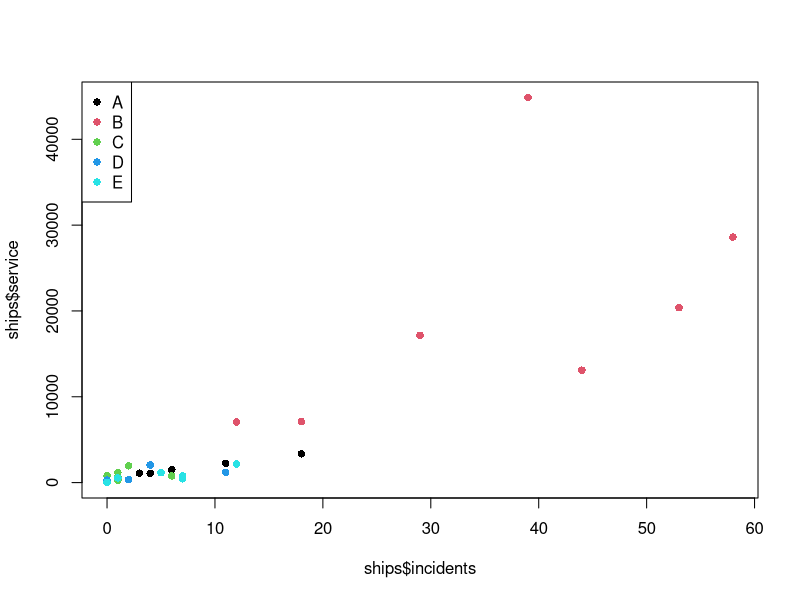
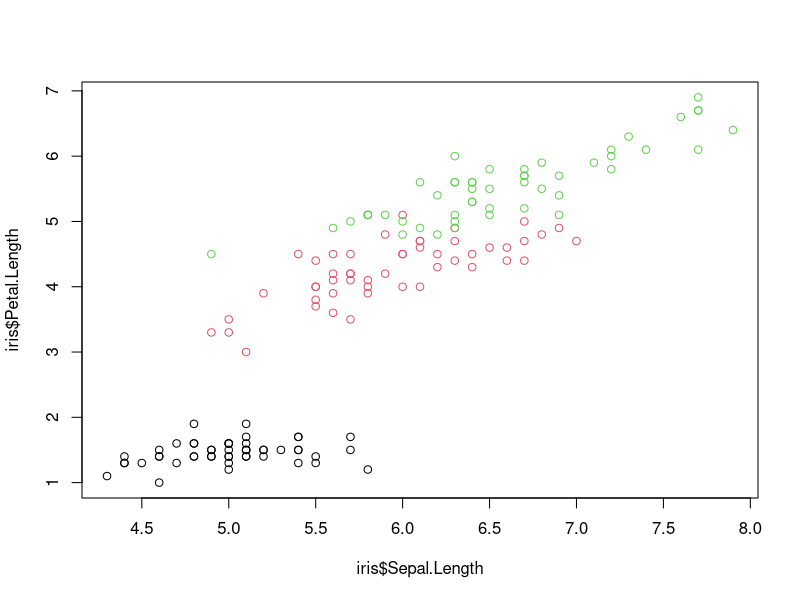
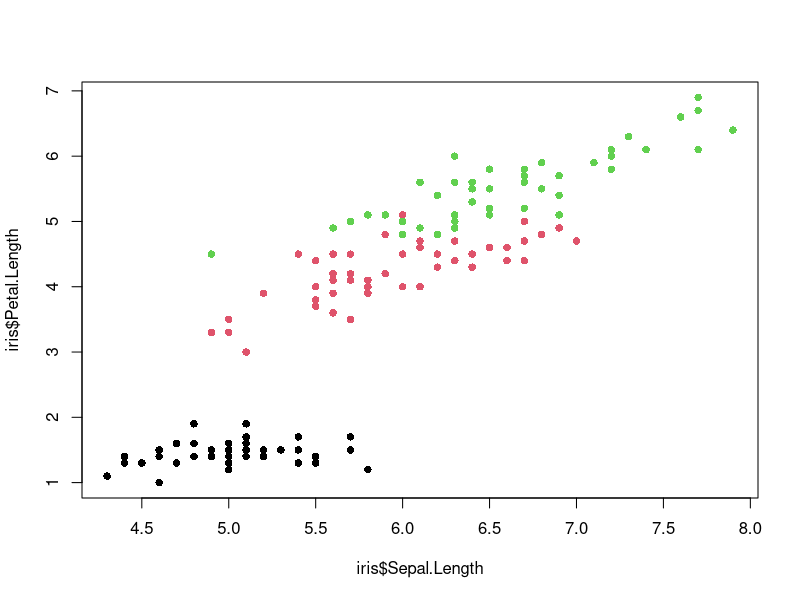
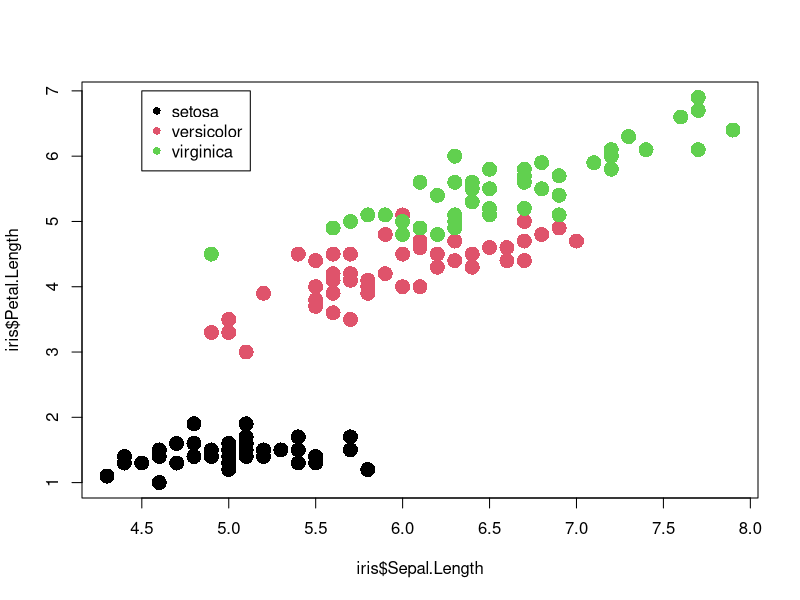
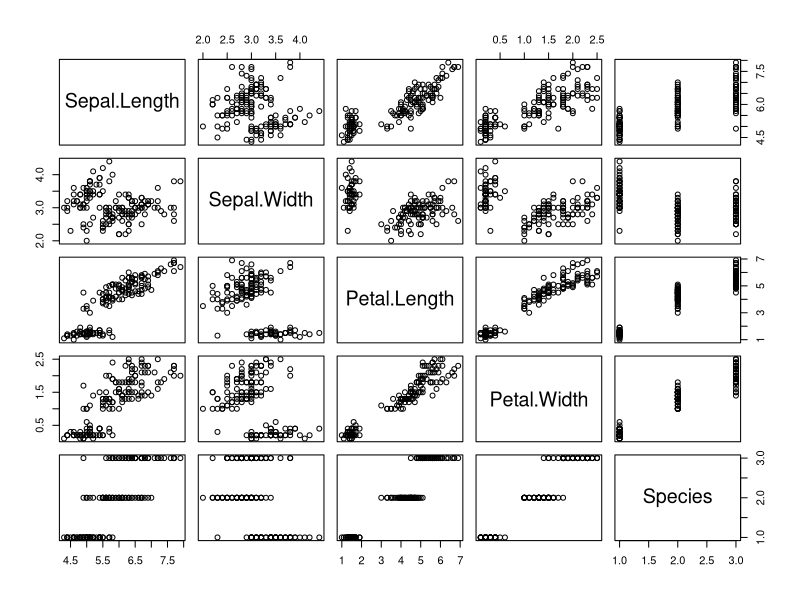
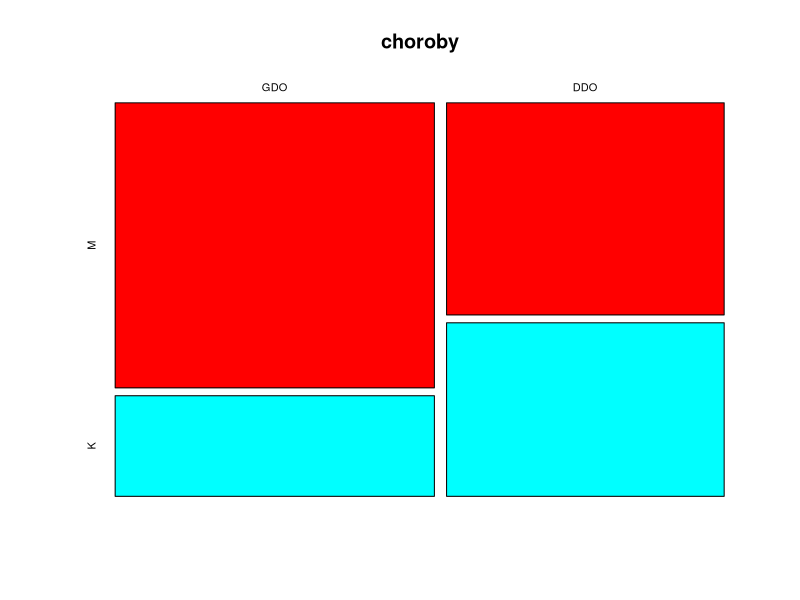
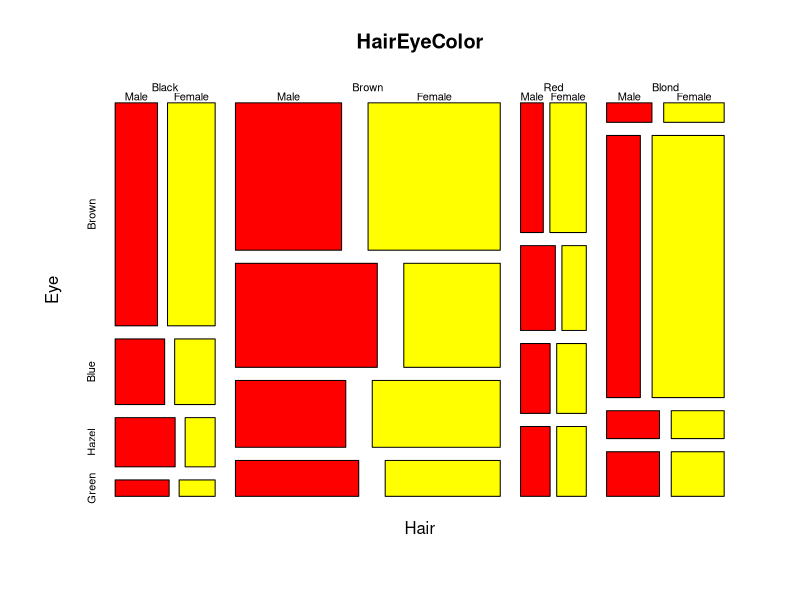
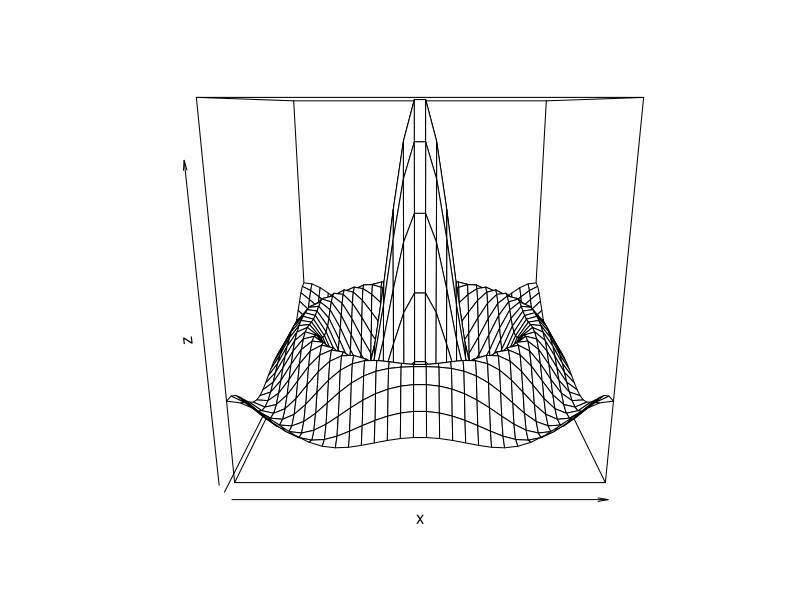

Generate these figures, in order, with R:
## ---- chunk 1
library(MASS)
head(ships)
plot(ships$incidents,ships$service,col=ships$type, pch=16)
legend("topleft",legend = levels(ships$type), col = c(1:5), pch=16)
## ---- chunk 2
data(iris)
head(iris)
plot(iris$Sepal.Length, iris$Petal.Length, col = iris$Species)
plot(iris$Sepal.Length, iris$Petal.Length, col = iris$Species, pch = 16)
plot(iris$Sepal.Length, iris$Petal.Length,
     col = iris$Species,
     pch = 16,
     cex = 2)
legend(x = 4.5, y = 7, legend = levels(iris$Species), col = c(1:3), pch = 16)
pairs(iris)
## ---- chunk 3
choroby<-matrix(c(34,12,22,18),ncol=2,byrow=TRUE)
colnames(choroby) <- c("M","K")
rownames(choroby)<- c("GDO", "DDO")
mosaicplot(choroby, color = rainbow(2))
## ---- chunk 4
mosaicplot(HairEyeColor, col=heat.colors(2))
## ---- chunk 5
x <- seq(-10, 10, length = 30) 
y <- x  
f <- function(x, y) {r <- sqrt(x ^ 2 + y ^ 2); 10 * sin(r) / r}
z <- outer(x, y, f) 
persp(x, y, z)
